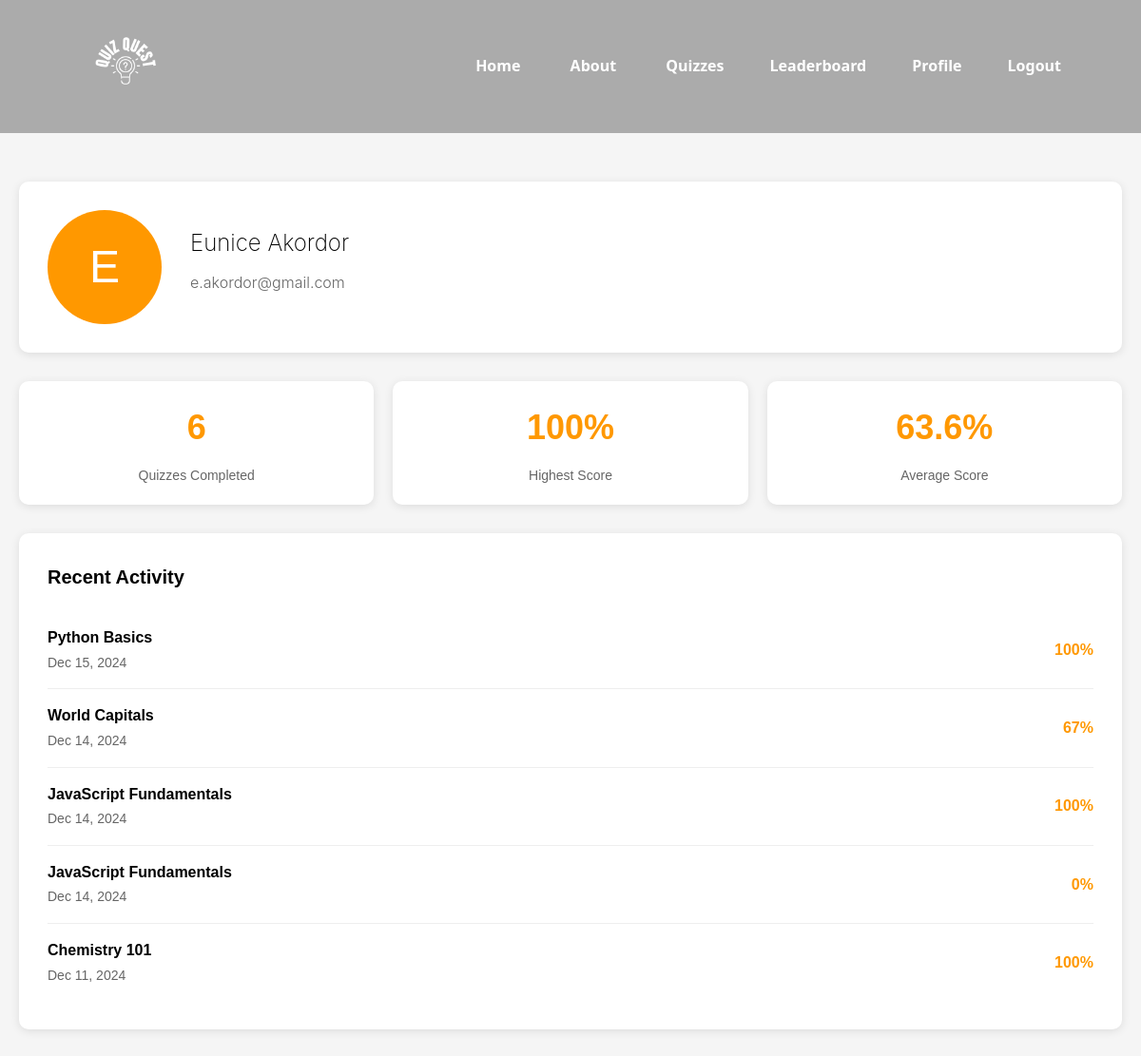
The app's page /view/profile.php (signed in) with its own data.
### tables this page shows
CREATE TABLE `users` (
  `user_id` int(11) NOT NULL,
  `email` varchar(100) NOT NULL,
  `password_hash` varchar(255) NOT NULL,
  `fname` varchar(50) DEFAULT NULL,
  `lname` varchar(50) DEFAULT NULL,
  `role` int(11) NOT NULL,
  `registration_date` timestamp NOT NULL DEFAULT current_timestamp()
);

### view/profile.php (the view, shortened to what this page needs)
<?php
include "../db/config.php";
?>
<!DOCTYPE html>
<html lang="en">
<head>
</head>
<body>
<?php
$user_id = $_SESSION['user_id'];
$user_query = "SELECT * FROM users WHERE user_id = ?";
$stmt = $conn->prepare($user_query);
$stmt->bind_param("i", $user_id);
$stmt->execute();
$user_result = $stmt->get_result();
$user_data = $user_result->fetch_assoc();
$stats_query = "SELECT
            COUNT(DISTINCT up.quiz_id) as total_quizzes,
            MAX(ROUND((up.score * 100.0) / (
                SELECT COUNT(*)
                FROM questions q2
                WHERE q2.quiz_id = up.quiz_id
            ))) as highest_score,
            ROUND(AVG(
                (up.score * 100.0) / (
                    SELECT COUNT(*)
                    FROM questions q3
                    WHERE q3.quiz_id = up.quiz_id
                )
            ), 1) as average_score
            FROM user_progress up
            WHERE up.user_id = ?";
$stmt = $conn->prepare($stats_query);
$stmt->bind_param("i", $user_id);
$stmt->execute();
$stats_result = $stmt->get_result();
$stats_data = $stats_result->fetch_assoc();
$activity_query = "SELECT
            q.name as quiz_name,
            ROUND((up.score * 100.0) / (
                SELECT COUNT(*)
                FROM questions qs
                WHERE qs.quiz_id = q.id
            )) as score,
            up.completed_at
            FROM user_progress up
            JOIN quizzes q ON up.quiz_id = q.id
            WHERE up.user_id = ?
            ORDER BY up.completed_at DESC
            LIMIT 5";
$stmt = $conn->prepare($activity_query);
$stmt->bind_param("i", $user_id);
$stmt->execute();
$activity_result = $stmt->get_result();
?>
<nav class="navbar">
    <div class="logo"><a href="../index.php"><img style="width:6rem; height: 6rem;" src="../assets/images/quiz_quest_logo_white.png"></a></div>
    <div class="links">
        <a href="../index.php">Home</a>
        <a href="about.html">About</a>
        <?php
        if(!isset($_SESSION['user_id'])){
            echo "<a href='login.php'>Login</a>";
            echo "<a href='signup.php'>Sign Up</a>";
        }
        else{
            if ($_SESSION['role'] != '1'){
                echo "<a href='quizzes.php'>Quizzes</a>";
            }
            echo "<a href='leaderboard.php'>Leaderboard</a>";
            echo "<a href='profile.php'>Profile</a>";
            echo "<a href='../actions/logout.php'>Logout</a>";
        }
        ?>
    </div>
</nav>
<div class="profile-container">
    <br><br>
    <div class="profile-header">
        <div class="profile-avatar">
            <?php echo strtoupper(substr($user_data['fname'], 0, 1)); ?>
        </div>
        <div class="profile-info">
            <div class="profile-name" style="font-family: 'Inter'; font-weight: 250;"><?php echo htmlspecialchars($user_data['fname'] . ' ' . $user_data['lname']); ?></div>
            <div class="profile-email" style="font-family: 'Inter'; font-weight: 300;"><?php echo htmlspecialchars($user_data['email']); ?></div>
        </div>
    </div>
    <div class="profile-stats">
        <div class="stat-card">
            <div class="stat-value"><?php echo $stats_data['total_quizzes'] ?? 0; ?></div>
            <div class="stat-label">Quizzes Completed</div>
        </div>
        <div class="stat-card">
            <div class="stat-value"><?php echo $stats_data['highest_score'] ?? 0; ?>%</div>
            <div class="stat-label">Highest Score</div>
        </div>
        <div class="stat-card">
            <div class="stat-value"><?php echo $stats_data['average_score'] ?? 0; ?>%</div>
            <div class="stat-label">Average Score</div>
        </div>
    </div>
    <div class="recent-activity">
        <div class="activity-header">Recent Activity</div>
        <ul class="activity-list">
            <?php
            if ($activity_result->num_rows > 0) {
                while ($activity = $activity_result->fetch_assoc()) {
                    $formatted_date = date('M d, Y', strtotime($activity['completed_at']));
                    echo "<li class='activity-item'>
                                <div>
                                    <span class='quiz-name'>" . htmlspecialchars($activity['quiz_name']) . "</span>
                                    <br>
                                    <span class='quiz-date'>" . $formatted_date . "</span>
                                </div>
                                <span class='quiz-score'>" . $activity['score'] . "%</span>
                              </li>";
                }
            } else {
                echo "<li class='activity-item'>No quizzes completed yet</li>";
            }
            ?>
        </ul>
    </div>
</div>
</body>
</html>

### view/profile.php (style rules this page uses)
* { box-sizing: border-box; margin: 0; padding: 0; }
body { font-family: Arial, sans-serif; line-height: 1.6; background-color: #f5f5f5; }
.navbar { font-family: 'Segoe UI', Tahoma, Geneva, Verdana, sans-serif; position: fixed; top: 0; left: 0; width: 100%; display: flex; justify-content: space-between; align-items: center; padding: 1rem 5%; background: rgba(0,0,0,0.3); z-index: 10; }
.navbar a { color: white; text-decoration: none; margin: 0 0.5rem; font-weight: bold; transition: all 0.3s ease; padding: 0.5rem 1rem; border-radius: 20px; }
.navbar .logo { font-size: 1.8rem; font-weight: bold; }
.profile-container { max-width: 1200px; margin: 120px auto 40px; padding: 20px; }
.profile-header { background: white; border-radius: 10px; padding: 30px; box-shadow: 0 2px 10px rgba(0,0,0,0.1); margin-bottom: 30px; display: flex; align-items: center; gap: 30px; }
.profile-avatar { width: 120px; height: 120px; border-radius: 50%; background: #ff9800; display: flex; align-items: center; justify-content: center; font-size: 48px; color: white; }
.profile-info { flex-grow: 1; }
.profile-name { font-size: 24px; font-weight: bold; margin-bottom: 10px; }
.profile-email { color: #666; margin-bottom: 15px; }
.profile-stats { display: grid; grid-template-columns: repeat(auto-fit, minmax(250px, 1fr)); gap: 20px; margin-bottom: 30px; }
.stat-card { background: white; border-radius: 10px; padding: 20px; box-shadow: 0 2px 10px rgba(0,0,0,0.1); text-align: center; }
.stat-value { font-size: 36px; font-weight: bold; color: #ff9800; margin-bottom: 10px; }
.stat-label { color: #666; font-size: 14px; }
.recent-activity { background: white; border-radius: 10px; padding: 30px; box-shadow: 0 2px 10px rgba(0,0,0,0.1); }
.activity-header { font-size: 20px; font-weight: bold; margin-bottom: 20px; }
.activity-list { list-style: none; }
.activity-item { padding: 15px 0; border-bottom: 1px solid #eee; display: flex; justify-content: space-between; align-items: center; }
.activity-item:last-child { border-bottom: none; }
.quiz-name { font-weight: bold; }
.quiz-score { color: #ff9800; font-weight: bold; }
.quiz-date { color: #666; font-size: 14px; }

### records on screen
users: fname "E", fname+lname "Eunice Akordor", email "e.akordor@gmail.com"

### other values on screen
$stats_data['total_quizzes'] "6"
$stats_data['highest_score'] "100"
$stats_data['average_score'] "63.6"
$activity['quiz_name'] "Python Basics"
$formatted_date "Dec 15, 2024"
$activity['score'] "100"
$activity['quiz_name'] "World Capitals"
$formatted_date "Dec 14, 2024"
$activity['score'] "67"
$activity['quiz_name'] "JavaScript Fundamentals"
$activity['score'] "0"
$activity['quiz_name'] "Chemistry 101"
$formatted_date "Dec 11, 2024"
